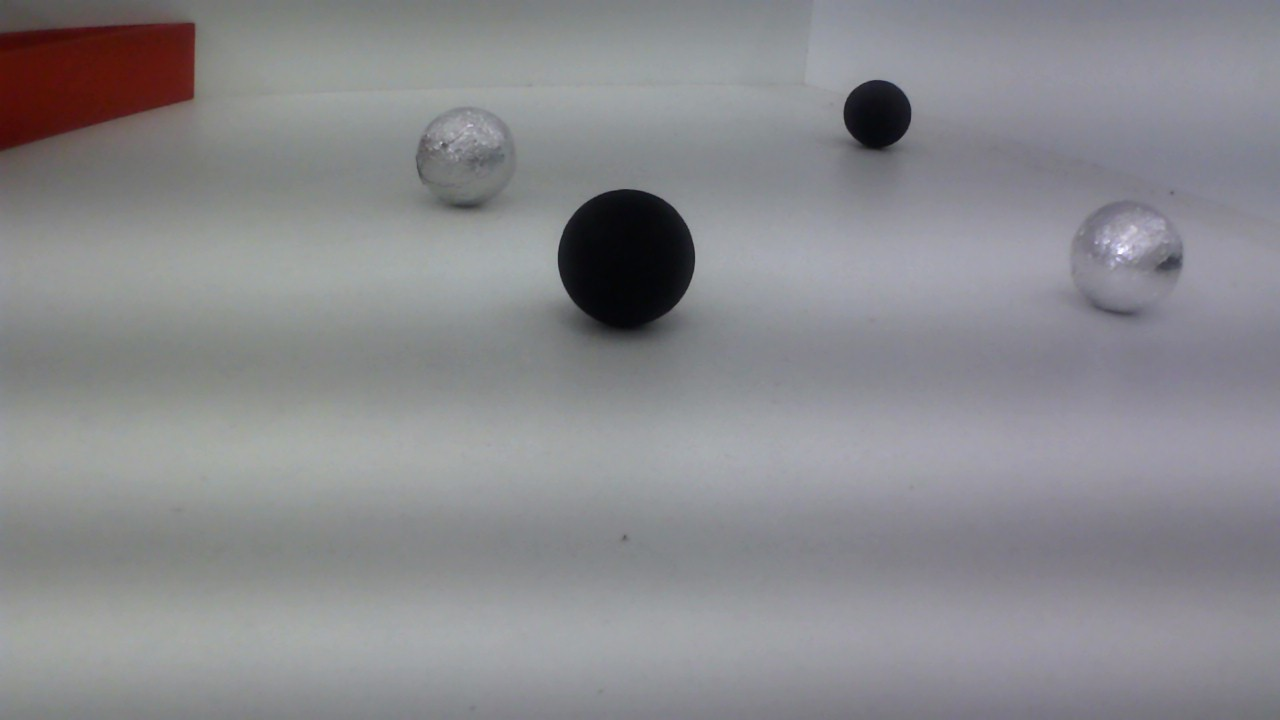
#> input picture testewebcan1.jpg, 1280 x 720 px, given in place of the camera
$ python CAMBOT.py
#> lines starting #> are read from the running program, lines starting #| are printed output that depends on the picture; after the words box and inside, x2 and y2 are one past the last pixel; in counts of white or black regions, pixels touching at a corner belong together
# Importação de bibliotecas necessárias
import cv2
import numpy as np

# Função para detectar círculos na imagem capturada em tempo real
def detectarCirculosImagem(video):
    # Lê um quadro do vídeo
    ret, frame = video.read()
#> frame is the input picture: shape (720, 1280, 3); mean B, G, R 141.7, 137.9, 138

    # Verifica se o vídeo foi lido corretamente
    if not ret:
        print("Erro ao ler o vídeo.")
        return [], None

    # Converte o quadro para escala de cinza
    img_gray = cv2.cvtColor(frame, cv2.COLOR_BGR2GRAY)

    # Aplica desfoque para reduzir ruídos
    img_blur = cv2.medianBlur(img_gray, 5)

    # Detecta círculos usando a Transformada de Hough
    circles = cv2.HoughCircles(img_blur,
                               cv2.HOUGH_GRADIENT,
                               dp=1,
                               minDist=70,
                               param1=70,
                               param2=35,
                               minRadius=10,
                               maxRadius=0)
#> circles = [[625.5, 257.5, 68.1], [466.5, 158.5, 52.4], [876.5, 114.5, 34.8]]

    # Lista para armazenar as coordenadas dos círculos detectados
    circulos_detectados = []

    # Verifica se algum círculo foi detectado
    if circles is not None:
        circles = np.uint16(np.around(circles))
#> circles = [[626, 258, 68], [466, 158, 52], [876, 114, 35]]

        for i in circles[0, :]:
            # Extrai as coordenadas do centro e o raio do círculo
            x, y, radius = i[0], i[1], i[2]

            # Desenha o círculo na imagem para visualização
            cv2.circle(frame, (x, y), radius, (0, 255, 0), 2)
            cv2.circle(frame, (x, y), 2, (0, 0, 255), 3)  # Marca o centro

            # Adiciona as coordenadas do centro à lista
            circulos_detectados.append({"x": int(x), "y": int(y)})
#> this loop made 3 passes
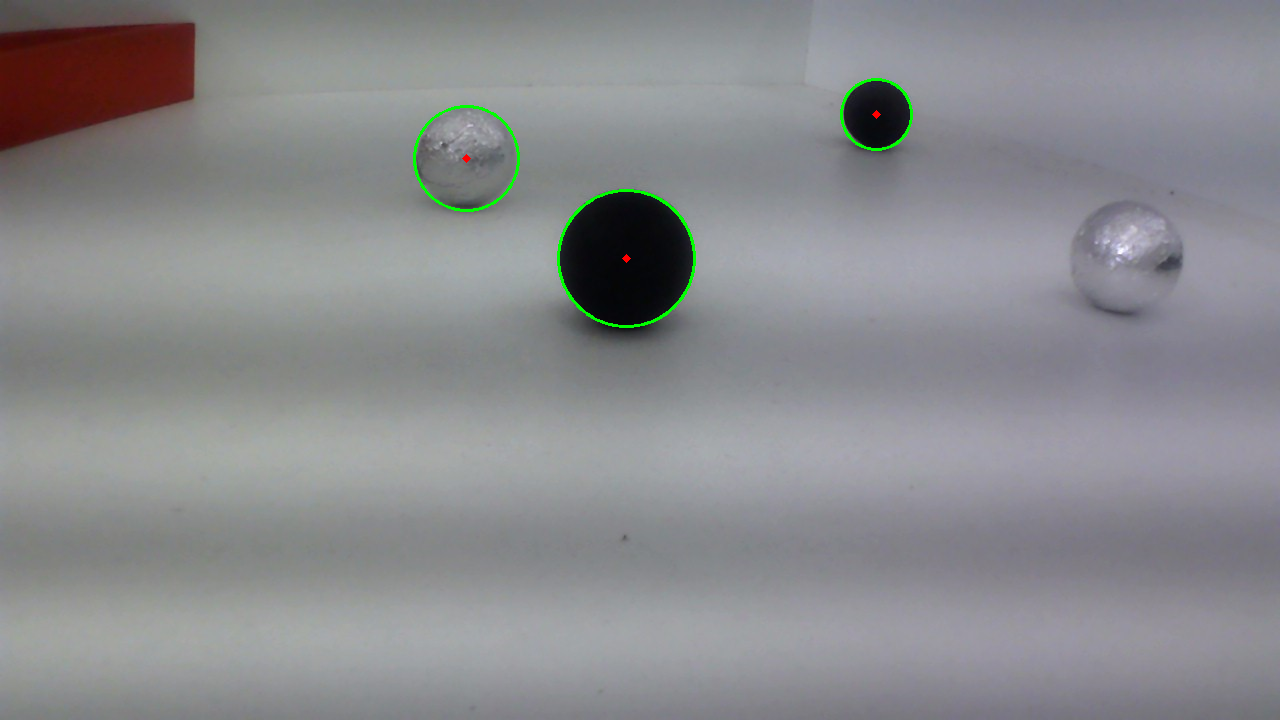
#> frame: shape (720, 1280, 3); 0.33% of pixels changed, all inside (x1, y1, x2, y2) = (413, 78, 913, 328)
#> after the loop, circulos_detectados = 3 items

    # Retorna as coordenadas dos círculos detectados e o quadro
    return circulos_detectados, frame


# Execução do script

# Inicializa a câmera
cap = cv2.VideoCapture(0)

# Inicializa um contador de quadros para reduzir a frequência de exibição
frame_count = 0

# Loop principal para processar o vídeo em tempo real
while True:
    # Detecta os círculos na imagem capturada
    circulos, frame = detectarCirculosImagem(cap)
#> circulos = 3 items

    # Exibe as coordenadas dos círculos detectados
    if circulos:
        print(f"Círculos detectados: {circulos}")
#| Círculos detectados: [{'x': 626, 'y': 258}, {'x': 466, 'y': 158}, {'x': 876, 'y': 114}]

    # Exibe a janela somente a cada 10 quadros
    frame_count += 1
    if frame_count % 10 == 0 and frame is not None:
        cv2.imshow('Detecção de Círculos', frame)

    # Verifica se a tecla 'q' foi pressionada para sair
    if cv2.waitKey(1) & 0xFF == ord('q'):
#> (key q is pressed here)
        break

# Libera os recursos da câmera e fecha as janelas
cap.release()
cv2.destroyAllWindows()

$ run again, on cinza.jpg
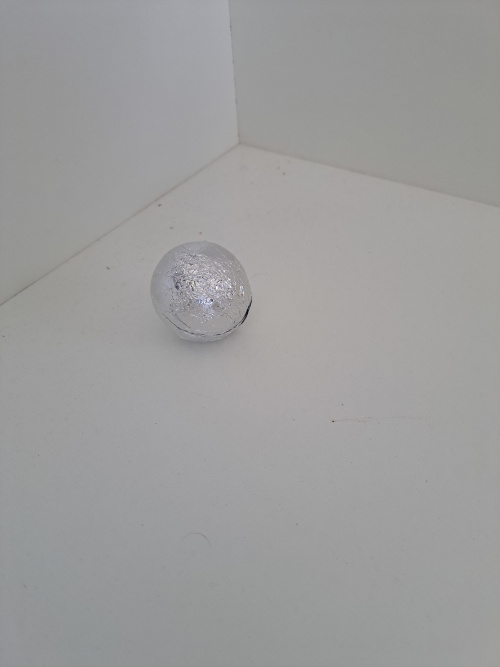
#> input picture cinza.jpg, 500 x 667 px, given in place of the camera
#> in detectarCirculosImagem, frame is the input picture: shape (667, 500, 3); mean B, G, R 156.5, 156.7, 156.9
#> in detectarCirculosImagem, `circles = cv2.HoughCircles(img_blur, cv2.HOUGH_GRADIENT, dp=1, minDist..`: circles = [[198.5, 289.5, 49.3]]
#> in detectarCirculosImagem, `circles = np.uint16(np.around(circles))`: circles = [[198, 290, 49]]
#> the loop in detectarCirculosImagem, `for i in circles[0, :]:` made 1 pass
#> after the loop in detectarCirculosImagem, `for i in circles[0, :]:`:
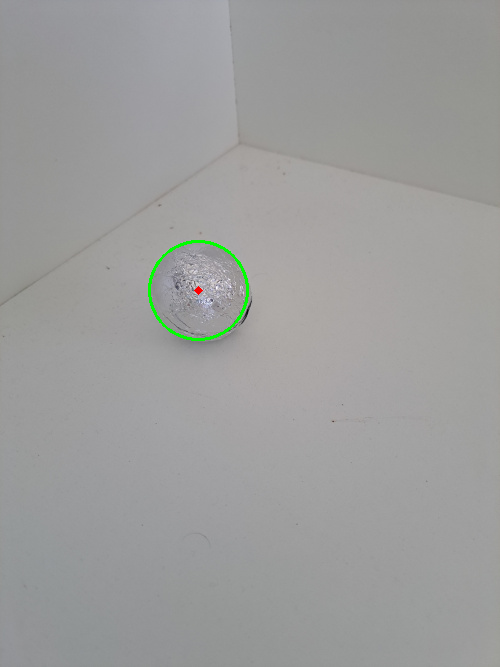
#> frame: shape (667, 500, 3); 0.29% of pixels changed, all inside (x1, y1, x2, y2) = (148, 240, 249, 341)
#> after the loop in detectarCirculosImagem, `for i in circles[0, :]:`: circulos_detectados = 1 item
#| Círculos detectados: [{'x': 198, 'y': 290}]

$ run again, on cinza_preta.jpg
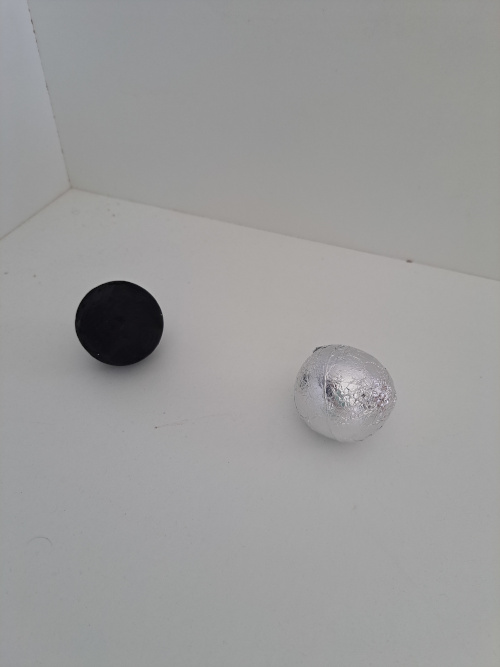
#> input picture cinza_preta.jpg, 500 x 667 px, given in place of the camera
#> in detectarCirculosImagem, frame is the input picture: shape (667, 500, 3); mean B, G, R 154.8, 155, 155.3
#> in detectarCirculosImagem, `circles = cv2.HoughCircles(img_blur, cv2.HOUGH_GRADIENT, dp=1, minDist..`: circles = [[118.5, 323.5, 43.2], [341.5, 393.5, 13.8]]
#> in detectarCirculosImagem, `circles = np.uint16(np.around(circles))`: circles = [[118, 324, 43], [342, 394, 14]]
#> the loop in detectarCirculosImagem, `for i in circles[0, :]:` made 2 passes
#> after the loop in detectarCirculosImagem, `for i in circles[0, :]:`:
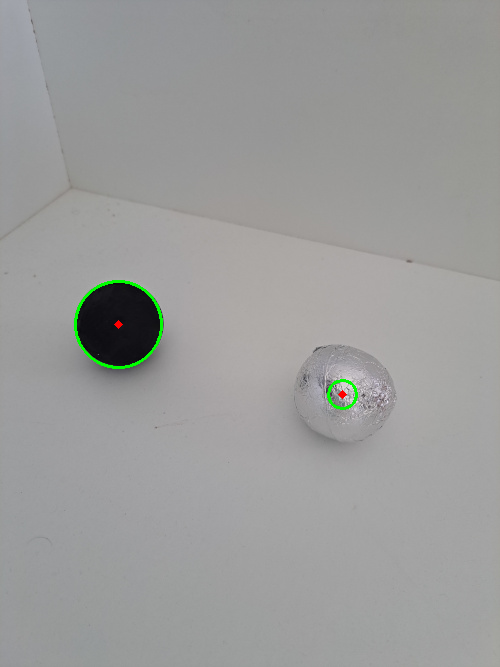
#> frame: shape (667, 500, 3); 0.34% of pixels changed, all inside (x1, y1, x2, y2) = (74, 280, 358, 410)
#> after the loop in detectarCirculosImagem, `for i in circles[0, :]:`: circulos_detectados = 2 items
#| Círculos detectados: [{'x': 118, 'y': 324}, {'x': 342, 'y': 394}]
